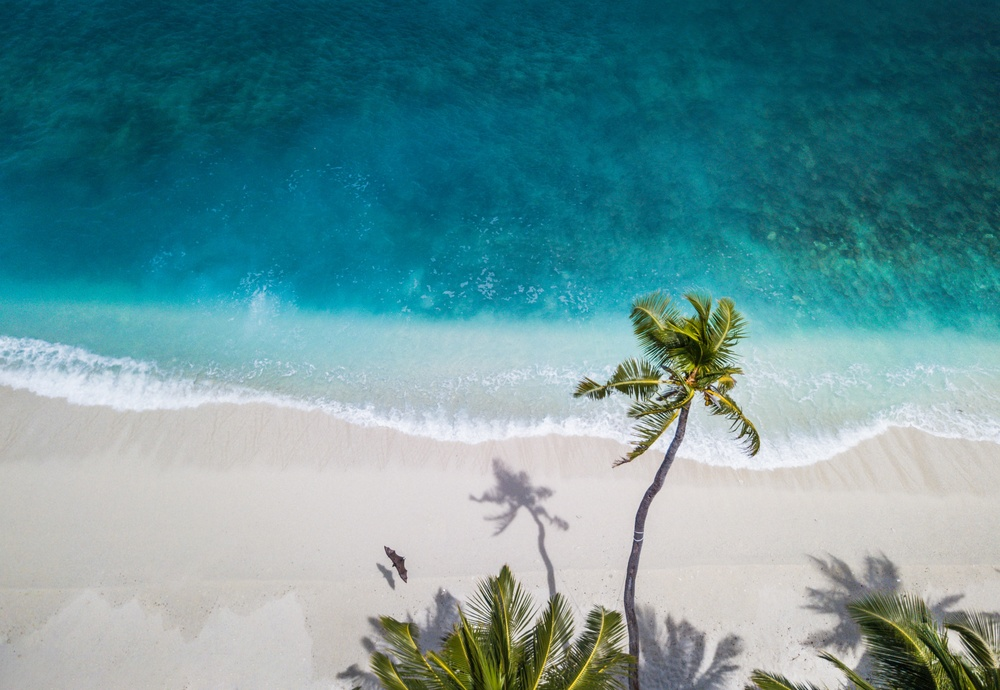
#> input picture images/beach.jpg, 1000 x 690 px, shrunk from 3992 x 2755 before the run
$ jupyter execute --allow-errors image_compression_k_means.ipynb   (shell and % lines are left out)
#> lines starting #> are read from the running program, lines starting #| are printed output that depends on the picture
### utils/plot_utils.py
import numpy as np
import matplotlib.pyplot as plt

class plot_utils:
    def __init__(self, img_data, title, num_pixels=10000, colors=None):
        self.img_data = img_data
        self.title = title
        self.num_pixels = num_pixels
        self.colors = colors

    def colorSpace(self):
        if self.colors is None:
            self.colors = self.img_data

        rand = np.random.RandomState(42)
        index = rand.permutation(self.img_data.shape[0])[:self.num_pixels]
        colors = self.colors[index]
        R, G, B = self.img_data[index].T
        fig, ax = plt.subplots(1, 2, figsize=(12,8))
        ax[0].scatter(R, G, color=colors, marker='.')
        ax[0].set(xlabel='Red', ylabel='Green', xlim=(0, 1), ylim=(0, 1))
        ax[1].scatter(R, B, color=colors, marker='.')
        ax[1].set(xlabel='Red', ylabel='Blue', xlim=(0, 1), ylim=(0, 1))
        fig.suptitle(self.title, size=20)

### image_compression_k_means.ipynb
<h2 align="center">Image Compression with K-means Clustering</h2>

### Importing Libraries

[cell 1]
from __future__ import print_function
import os
import numpy as np
import matplotlib.pyplot as plt
import matplotlib.image as image
plt.style.use("ggplot")

from skimage import io
from sklearn.cluster import KMeans
from sklearn.cluster import MiniBatchKMeans

from ipywidgets import interact, interactive, fixed, interact_manual, IntSlider
import ipywidgets as widgets

from utils.plot_utils import plot_utils

[cell 2]
plt.rcParams['figure.figsize'] = (20, 12)

### Data Preprocessing

[cell 3]
img = io.imread('images/beach.jpg')
#> img is the input picture: shape (690, 1000, 3); mean R, G, B 102.2, 147.5, 152.5
ax = plt.axes(xticks=[], yticks=[])
ax.imshow(img);

[cell 4]
img.shape
#> Out = (690, 1000, 3)

[cell 5]
img_data = (img / 255.0).reshape(-1, 3)
img_data.shape
#> Out = (690000, 3)

### Visualizing the Color Space using Point Clouds

[cell 6]
x = plot_utils(img_data, title='Input color space: 16 million possible colors')
x.colorSpace()
#> in colorSpace, `R, G, B = self.img_data[index].T`: R = 10000 values, max 0.961 at index 7638, min 0 at index 14, mean 0.4; G = 10000 values, max 0.961 at index 7638, min 0.0275 at index 580, mean 0.577; B = 10000 values, max 0.992 at index 7638, min 0 at index 580, mean 0.597
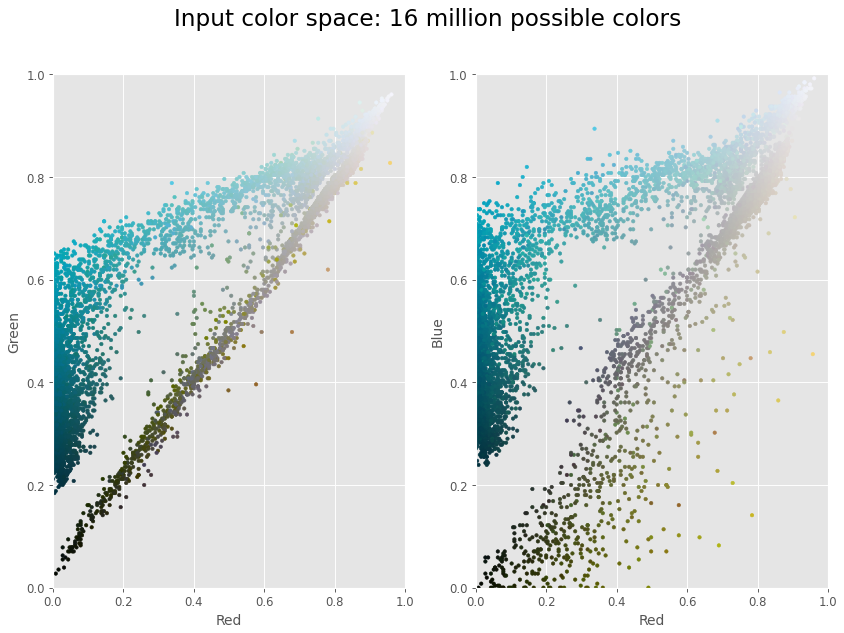
#> figure drawn by matplotlib, 2 panels

### Visualizing the K-means Reduced Color Space

[cell 7]
kmeans = MiniBatchKMeans(16).fit(img_data)
k_colors = kmeans.cluster_centers_[kmeans.predict(img_data)]

y = plot_utils(img_data, colors=k_colors, title="Reduced color space: 16 colors")
y.colorSpace()
#> the sliders are set to 


$ run again, with images/4-GoldenGateBridge.jpg copied over images/beach.jpg
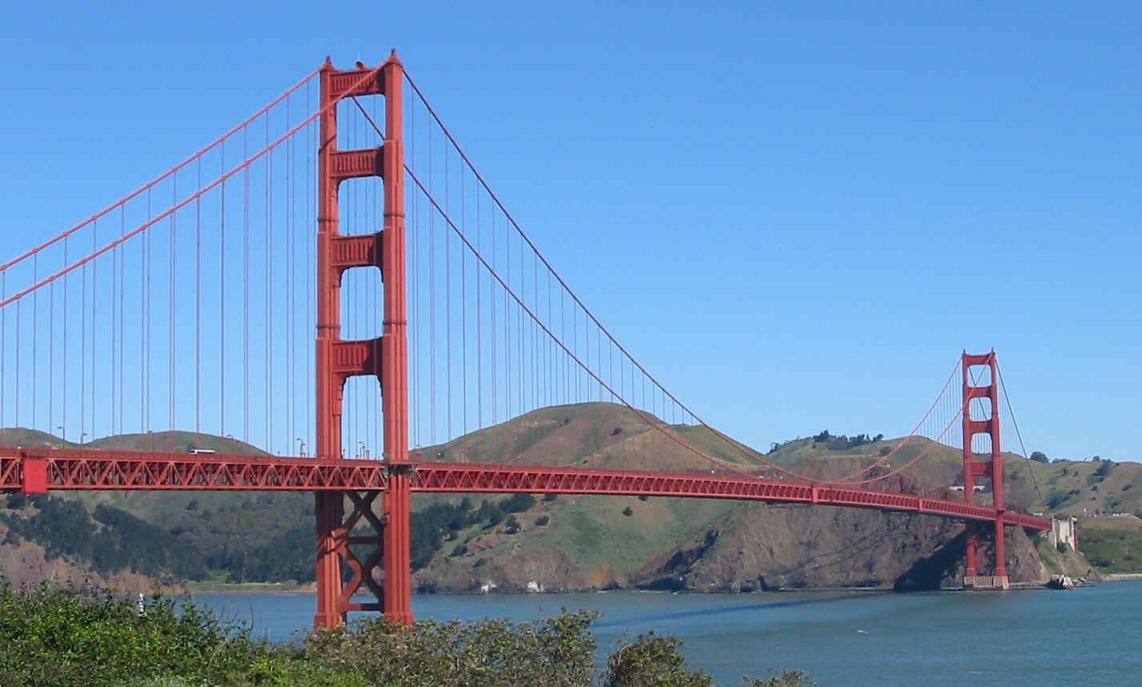
#> input picture images/4-GoldenGateBridge.jpg, 1142 x 687 px
#> img is the input picture: shape (687, 1142, 3); mean R, G, B 110.9, 144.2, 182.8
#> R = 10000 values, max 0.918 at index 4129, min 0.00392 at index 700, mean 0.435; G = 10000 values, max 0.894 at index 1326, min 0 at index 589, mean 0.564; B = 10000 values, max 1 at index 24, min 0 at index 700, mean 0.713
#> `[cell 6] x = plot_utils(img_data, title='Input color space: 16 million..`:
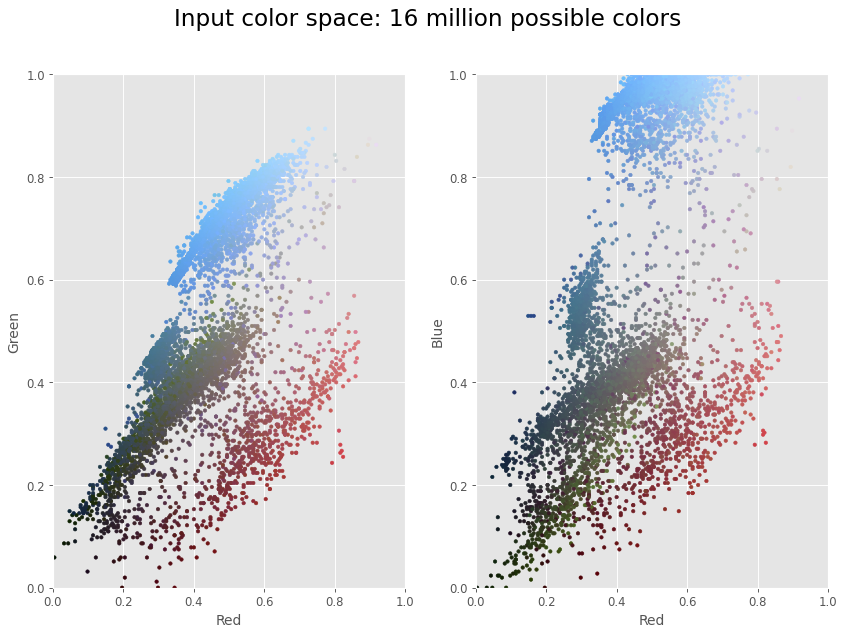
#> figure drawn by matplotlib, 2 panels
#> `[cell 7] kmeans = MiniBatchKMeans(16).fit(img_data) k_colors = kmeans...`:
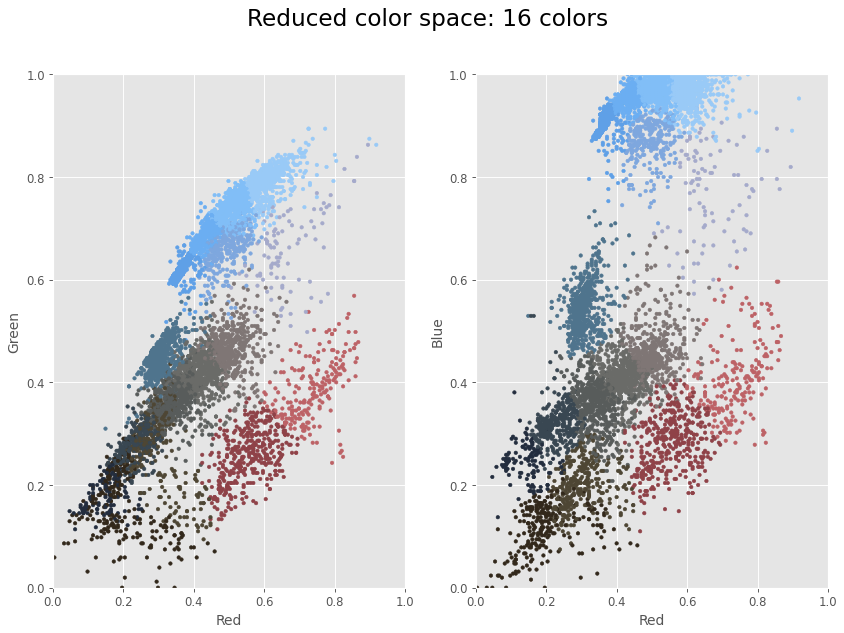
#> figure drawn by matplotlib, 2 panels
